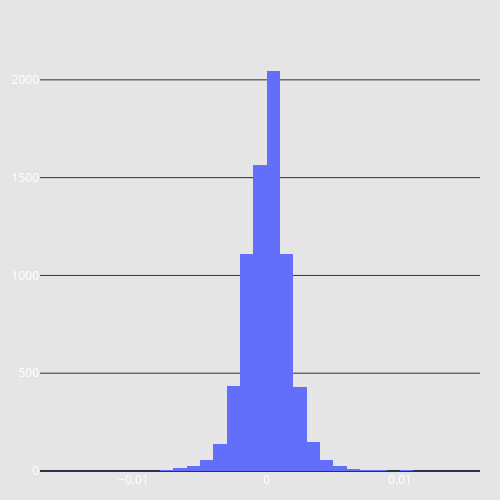

Source (notebook cell):
### Code cell
candles.returns_distribution_fig().show()

### Figure 1 — Plotly figure (JSON) as saved in the notebook; plotly's stock layout.template omitted (floating-point values rounded to 4 significant figures; data arrays with more than 128 entries replaced by an {"elided": "..."} marker saying what was removed)
{"data": [{"nbinsx": 50, "x": {"elided": "7195 float values"}, "type": "histogram"}], "layout": {"font": {"color": "white", "size": 12}, "margin": {"l": 20, "r": 20, "t": 50, "b": 20}, "xaxis": {"rangeslider": {"visible": false}}, "plot_bgcolor": "rgba(0, 0, 0, 0)", "paper_bgcolor": "rgba(0, 0, 0, 0.1)", "height": 500, "width": 500, "hovermode": "x unified", "showlegend": false}}
